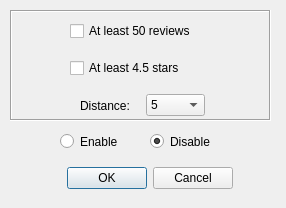
<?xml version="1.0" encoding="UTF-8"?>
<ui version="4.0">
 <class>FilterDialog</class>
 <widget class="QDialog" name="FilterDialog">
  <property name="windowModality">
   <enum>Qt::NonModal</enum>
  </property>
  <property name="geometry">
   <rect>
    <x>0</x>
    <y>0</y>
    <width>286</width>
    <height>208</height>
   </rect>
  </property>
  <property name="sizePolicy">
   <sizepolicy hsizetype="Fixed" vsizetype="Fixed">
    <horstretch>0</horstretch>
    <verstretch>0</verstretch>
   </sizepolicy>
  </property>
  <property name="minimumSize">
   <size>
    <width>286</width>
    <height>208</height>
   </size>
  </property>
  <property name="maximumSize">
   <size>
    <width>286</width>
    <height>208</height>
   </size>
  </property>
  <property name="windowTitle">
   <string>Filter</string>
  </property>
  <property name="modal">
   <bool>true</bool>
  </property>
  <widget class="QFrame" name="frame">
   <property name="geometry">
    <rect>
     <x>10</x>
     <y>10</y>
     <width>261</width>
     <height>111</height>
    </rect>
   </property>
   <property name="frameShape">
    <enum>QFrame::Box</enum>
   </property>
   <property name="frameShadow">
    <enum>QFrame::Sunken</enum>
   </property>
   <widget class="QWidget" name="horizontalLayoutWidget_5">
    <property name="geometry">
     <rect>
      <x>70</x>
      <y>80</y>
      <width>125</width>
      <height>31</height>
     </rect>
    </property>
    <layout class="QHBoxLayout" name="horizontalLayout_5">
     <item>
      <widget class="QLabel" name="label_6">
       <property name="enabled">
        <bool>true</bool>
       </property>
       <property name="sizePolicy">
        <sizepolicy hsizetype="Minimum" vsizetype="Minimum">
         <horstretch>0</horstretch>
         <verstretch>0</verstretch>
        </sizepolicy>
       </property>
       <property name="text">
        <string>Distance:</string>
       </property>
      </widget>
     </item>
     <item>
      <widget class="QComboBox" name="filterCombo">
       <item>
        <property name="text">
         <string>5</string>
        </property>
       </item>
       <item>
        <property name="text">
         <string>10</string>
        </property>
       </item>
       <item>
        <property name="text">
         <string>25</string>
        </property>
       </item>
       <item>
        <property name="text">
         <string>50</string>
        </property>
       </item>
      </widget>
     </item>
    </layout>
   </widget>
   <widget class="QWidget" name="verticalLayoutWidget">
    <property name="geometry">
     <rect>
      <x>60</x>
      <y>0</y>
      <width>160</width>
      <height>80</height>
     </rect>
    </property>
    <layout class="QVBoxLayout" name="verticalLayout">
     <item>
      <widget class="QCheckBox" name="checkBox_2">
       <property name="text">
        <string>At least 50 reviews</string>
       </property>
      </widget>
     </item>
     <item>
      <widget class="QCheckBox" name="checkBox">
       <property name="text">
        <string>At least 4.5 stars</string>
       </property>
      </widget>
     </item>
    </layout>
   </widget>
  </widget>
  <widget class="QWidget" name="verticalLayoutWidget_2">
   <property name="geometry">
    <rect>
     <x>50</x>
     <y>160</y>
     <width>183</width>
     <height>36</height>
    </rect>
   </property>
   <layout class="QVBoxLayout" name="verticalLayout_2">
    <item>
     <widget class="QDialogButtonBox" name="buttonBox">
      <property name="orientation">
       <enum>Qt::Horizontal</enum>
      </property>
      <property name="standardButtons">
       <set>QDialogButtonBox::Cancel|QDialogButtonBox::Ok</set>
      </property>
     </widget>
    </item>
   </layout>
  </widget>
  <widget class="QRadioButton" name="enableRB">
   <property name="geometry">
    <rect>
     <x>60</x>
     <y>130</y>
     <width>108</width>
     <height>23</height>
    </rect>
   </property>
   <property name="text">
    <string>Enable</string>
   </property>
   <attribute name="buttonGroup">
    <string notr="true">buttonGroup</string>
   </attribute>
  </widget>
  <widget class="QRadioButton" name="disableRB">
   <property name="geometry">
    <rect>
     <x>150</x>
     <y>130</y>
     <width>108</width>
     <height>23</height>
    </rect>
   </property>
   <property name="text">
    <string>Disable</string>
   </property>
   <property name="checked">
    <bool>true</bool>
   </property>
   <attribute name="buttonGroup">
    <string notr="true">buttonGroup</string>
   </attribute>
  </widget>
 </widget>
 <resources/>
 <connections>
  <connection>
   <sender>buttonBox</sender>
   <signal>accepted()</signal>
   <receiver>FilterDialog</receiver>
   <slot>accept()</slot>
   <hints>
    <hint type="sourcelabel">
     <x>231</x>
     <y>194</y>
    </hint>
    <hint type="destinationlabel">
     <x>157</x>
     <y>207</y>
    </hint>
   </hints>
  </connection>
  <connection>
   <sender>buttonBox</sender>
   <signal>rejected()</signal>
   <receiver>FilterDialog</receiver>
   <slot>reject()</slot>
   <hints>
    <hint type="sourcelabel">
     <x>231</x>
     <y>194</y>
    </hint>
    <hint type="destinationlabel">
     <x>285</x>
     <y>207</y>
    </hint>
   </hints>
  </connection>
  <connection>
   <sender>enableRB</sender>
   <signal>toggled(bool)</signal>
   <receiver>FilterDialog</receiver>
   <slot>updateFilterStatus(bool)</slot>
   <hints>
    <hint type="sourcelabel">
     <x>75</x>
     <y>138</y>
    </hint>
    <hint type="destinationlabel">
     <x>39</x>
     <y>136</y>
    </hint>
   </hints>
  </connection>
 </connections>
 <slots>
  <slot>updateX0(int)</slot>
  <slot>updateY0(int)</slot>
  <slot>updateX1(int)</slot>
  <slot>updateY1(int)</slot>
  <slot>updateFilterStatus(bool)</slot>
 </slots>
 <buttongroups>
  <buttongroup name="buttonGroup"/>
 </buttongroups>
</ui>
